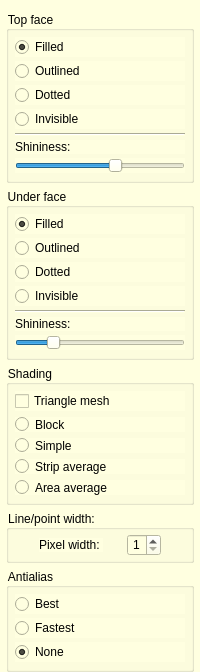
        <widget class="QWidget" name="face_tab">
         <property name="styleSheet">
          <string>background-color: rgb(255, 255, 224);</string>
         </property>
         <attribute name="title">
          <string>Face</string>
         </attribute>
         <layout class="QVBoxLayout" name="verticalLayout_34">
          <property name="spacing">
           <number>5</number>
          </property>
          <property name="leftMargin">
           <number>6</number>
          </property>
          <property name="rightMargin">
           <number>6</number>
          </property>
          <property name="bottomMargin">
           <number>0</number>
          </property>
          <item>
           <widget class="QGroupBox" name="gbox_top_face">
            <property name="sizePolicy">
             <sizepolicy hsizetype="Minimum" vsizetype="Fixed">
              <horstretch>0</horstretch>
              <verstretch>0</verstretch>
             </sizepolicy>
            </property>
            <property name="title">
             <string>Top face</string>
            </property>
            <layout class="QVBoxLayout" name="verticalLayout_35">
             <property name="spacing">
              <number>4</number>
             </property>
             <property name="leftMargin">
              <number>6</number>
             </property>
             <property name="topMargin">
              <number>6</number>
             </property>
             <property name="rightMargin">
              <number>6</number>
             </property>
             <property name="bottomMargin">
              <number>7</number>
             </property>
             <item>
              <widget class="QRadioButton" name="p_radio_top_face_filled_">
               <property name="text">
                <string>Filled</string>
               </property>
               <property name="checked">
                <bool>true</bool>
               </property>
              </widget>
             </item>
             <item>
              <widget class="QRadioButton" name="p_radio_top_face_lined_">
               <property name="text">
                <string>Outlined</string>
               </property>
              </widget>
             </item>
             <item>
              <widget class="QRadioButton" name="p_radio_top_face_dotted_">
               <property name="text">
                <string>Dotted</string>
               </property>
              </widget>
             </item>
             <item>
              <widget class="QRadioButton" name="p_radio_top_face_invisible_">
               <property name="text">
                <string>Invisible</string>
               </property>
              </widget>
             </item>
             <item>
              <widget class="Line" name="line_10">
               <property name="orientation">
                <enum>Qt::Horizontal</enum>
               </property>
              </widget>
             </item>
             <item>
              <widget class="QLabel" name="label_21">
               <property name="sizePolicy">
                <sizepolicy hsizetype="Minimum" vsizetype="Fixed">
                 <horstretch>0</horstretch>
                 <verstretch>0</verstretch>
                </sizepolicy>
               </property>
               <property name="text">
                <string>Shininess:</string>
               </property>
               <property name="textFormat">
                <enum>Qt::PlainText</enum>
               </property>
              </widget>
             </item>
             <item>
              <widget class="QSlider" name="p_slider_top_face_shininess_">
               <property name="sizePolicy">
                <sizepolicy hsizetype="Minimum" vsizetype="Fixed">
                 <horstretch>0</horstretch>
                 <verstretch>0</verstretch>
                </sizepolicy>
               </property>
               <property name="maximum">
                <number>100</number>
               </property>
               <property name="singleStep">
                <number>4</number>
               </property>
               <property name="pageStep">
                <number>20</number>
               </property>
               <property name="value">
                <number>60</number>
               </property>
               <property name="orientation">
                <enum>Qt::Horizontal</enum>
               </property>
              </widget>
             </item>
            </layout>
           </widget>
          </item>
          <item>
           <widget class="QGroupBox" name="p_slider_down_face_shininess_">
            <property name="sizePolicy">
             <sizepolicy hsizetype="Minimum" vsizetype="Fixed">
              <horstretch>0</horstretch>
              <verstretch>0</verstretch>
             </sizepolicy>
            </property>
            <property name="title">
             <string>Under face</string>
            </property>
            <layout class="QVBoxLayout" name="verticalLayout_36">
             <property name="spacing">
              <number>4</number>
             </property>
             <property name="leftMargin">
              <number>6</number>
             </property>
             <property name="topMargin">
              <number>6</number>
             </property>
             <property name="rightMargin">
              <number>6</number>
             </property>
             <property name="bottomMargin">
              <number>7</number>
             </property>
             <item>
              <widget class="QRadioButton" name="p_radio_under_face_filled_">
               <property name="text">
                <string>Filled</string>
               </property>
               <property name="checked">
                <bool>true</bool>
               </property>
              </widget>
             </item>
             <item>
              <widget class="QRadioButton" name="p_radio_under_face_lined_">
               <property name="text">
                <string>Outlined</string>
               </property>
              </widget>
             </item>
             <item>
              <widget class="QRadioButton" name="p_radio_under_face_dotted_">
               <property name="text">
                <string>Dotted</string>
               </property>
              </widget>
             </item>
             <item>
              <widget class="QRadioButton" name="p_radio_under_face_invisible_">
               <property name="text">
                <string>Invisible</string>
               </property>
              </widget>
             </item>
             <item>
              <widget class="Line" name="line_7">
               <property name="orientation">
                <enum>Qt::Horizontal</enum>
               </property>
              </widget>
             </item>
             <item>
              <widget class="QLabel" name="label_19">
               <property name="sizePolicy">
                <sizepolicy hsizetype="Minimum" vsizetype="Fixed">
                 <horstretch>0</horstretch>
                 <verstretch>0</verstretch>
                </sizepolicy>
               </property>
               <property name="text">
                <string>Shininess:</string>
               </property>
               <property name="textFormat">
                <enum>Qt::PlainText</enum>
               </property>
              </widget>
             </item>
             <item>
              <widget class="QSlider" name="p_slider_under_face_shininess_">
               <property name="sizePolicy">
                <sizepolicy hsizetype="Minimum" vsizetype="Fixed">
                 <horstretch>0</horstretch>
                 <verstretch>0</verstretch>
                </sizepolicy>
               </property>
               <property name="maximum">
                <number>100</number>
               </property>
               <property name="singleStep">
                <number>4</number>
               </property>
               <property name="pageStep">
                <number>20</number>
               </property>
               <property name="value">
                <number>20</number>
               </property>
               <property name="orientation">
                <enum>Qt::Horizontal</enum>
               </property>
              </widget>
             </item>
            </layout>
           </widget>
          </item>
          <item>
           <widget class="QGroupBox" name="groupBox_8">
            <property name="title">
             <string>Shading</string>
            </property>
            <layout class="QVBoxLayout" name="verticalLayout_56">
             <property name="spacing">
              <number>6</number>
             </property>
             <property name="leftMargin">
              <number>6</number>
             </property>
             <property name="topMargin">
              <number>6</number>
             </property>
             <property name="rightMargin">
              <number>6</number>
             </property>
             <property name="bottomMargin">
              <number>7</number>
             </property>
             <item>
              <widget class="QCheckBox" name="p_check_mesh_triangles_">
               <property name="text">
                <string>Triangle mesh</string>
               </property>
               <property name="checked">
                <bool>false</bool>
               </property>
              </widget>
             </item>
             <item>
              <widget class="QRadioButton" name="p_radio_shader_block_">
               <property name="maximumSize">
                <size>
                 <width>16777215</width>
                 <height>15</height>
                </size>
               </property>
               <property name="text">
                <string>Block</string>
               </property>
              </widget>
             </item>
             <item>
              <widget class="QRadioButton" name="p_radio_shader_simple_">
               <property name="maximumSize">
                <size>
                 <width>16777215</width>
                 <height>15</height>
                </size>
               </property>
               <property name="text">
                <string>Simple</string>
               </property>
              </widget>
             </item>
             <item>
              <widget class="QRadioButton" name="p_radio_shader_strip_">
               <property name="maximumSize">
                <size>
                 <width>16777215</width>
                 <height>15</height>
                </size>
               </property>
               <property name="text">
                <string>Strip average</string>
               </property>
              </widget>
             </item>
             <item>
              <widget class="QRadioButton" name="p_radio_shader_area_">
               <property name="maximumSize">
                <size>
                 <width>16777215</width>
                 <height>15</height>
                </size>
               </property>
               <property name="text">
                <string>Area average</string>
               </property>
              </widget>
             </item>
            </layout>
           </widget>
          </item>
          <item>
           <widget class="QGroupBox" name="groupBox_9">
            <property name="title">
             <string>Line/point width:</string>
            </property>
            <layout class="QVBoxLayout" name="verticalLayout_57">
             <property name="leftMargin">
              <number>6</number>
             </property>
             <property name="topMargin">
              <number>4</number>
             </property>
             <property name="rightMargin">
              <number>6</number>
             </property>
             <property name="bottomMargin">
              <number>4</number>
             </property>
             <item>
              <layout class="QHBoxLayout" name="horizontalLayout_24">
               <property name="spacing">
                <number>0</number>
               </property>
               <property name="leftMargin">
                <number>0</number>
               </property>
               <property name="topMargin">
                <number>0</number>
               </property>
               <item>
                <widget class="QLabel" name="label_15">
                 <property name="sizePolicy">
                  <sizepolicy hsizetype="Maximum" vsizetype="Maximum">
                   <horstretch>0</horstretch>
                   <verstretch>0</verstretch>
                  </sizepolicy>
                 </property>
                 <property name="text">
                  <string>Pixel width: </string>
                 </property>
                 <property name="textFormat">
                  <enum>Qt::PlainText</enum>
                 </property>
                </widget>
               </item>
               <item>
                <widget class="QSpinBox" name="p_spinb_face_pixel_width_">
                 <property name="sizePolicy">
                  <sizepolicy hsizetype="Maximum" vsizetype="Fixed">
                   <horstretch>0</horstretch>
                   <verstretch>0</verstretch>
                  </sizepolicy>
                 </property>
                 <property name="alignment">
                  <set>Qt::AlignCenter</set>
                 </property>
                 <property name="suffix">
                  <string/>
                 </property>
                 <property name="minimum">
                  <number>1</number>
                 </property>
                 <property name="maximum">
                  <number>9</number>
                 </property>
                </widget>
               </item>
              </layout>
             </item>
            </layout>
           </widget>
          </item>
          <item>
           <widget class="QGroupBox" name="groupBox_7">
            <property name="title">
             <string>Antialias</string>
            </property>
            <layout class="QVBoxLayout" name="verticalLayout_55">
             <property name="spacing">
              <number>4</number>
             </property>
             <property name="leftMargin">
              <number>6</number>
             </property>
             <property name="topMargin">
              <number>6</number>
             </property>
             <property name="rightMargin">
              <number>6</number>
             </property>
             <property name="bottomMargin">
              <number>7</number>
             </property>
             <item>
              <widget class="QRadioButton" name="p_radio_face_antialias_best_">
               <property name="text">
                <string>Best</string>
               </property>
              </widget>
             </item>
             <item>
              <widget class="QRadioButton" name="p_radio_face_antialias_fastest_">
               <property name="text">
                <string>Fastest</string>
               </property>
              </widget>
             </item>
             <item>
              <widget class="QRadioButton" name="p_radio_face_antialias_none_">
               <property name="text">
                <string>None</string>
               </property>
               <property name="checked">
                <bool>true</bool>
               </property>
              </widget>
             </item>
            </layout>
           </widget>
          </item>
          <item>
           <spacer name="face_tab_bottom_spacer">
            <property name="orientation">
             <enum>Qt::Vertical</enum>
            </property>
            <property name="sizeType">
             <enum>QSizePolicy::Expanding</enum>
            </property>
            <property name="sizeHint" stdset="0">
             <size>
              <width>0</width>
              <height>0</height>
             </size>
            </property>
           </spacer>
          </item>
         </layout>
        </widget>
